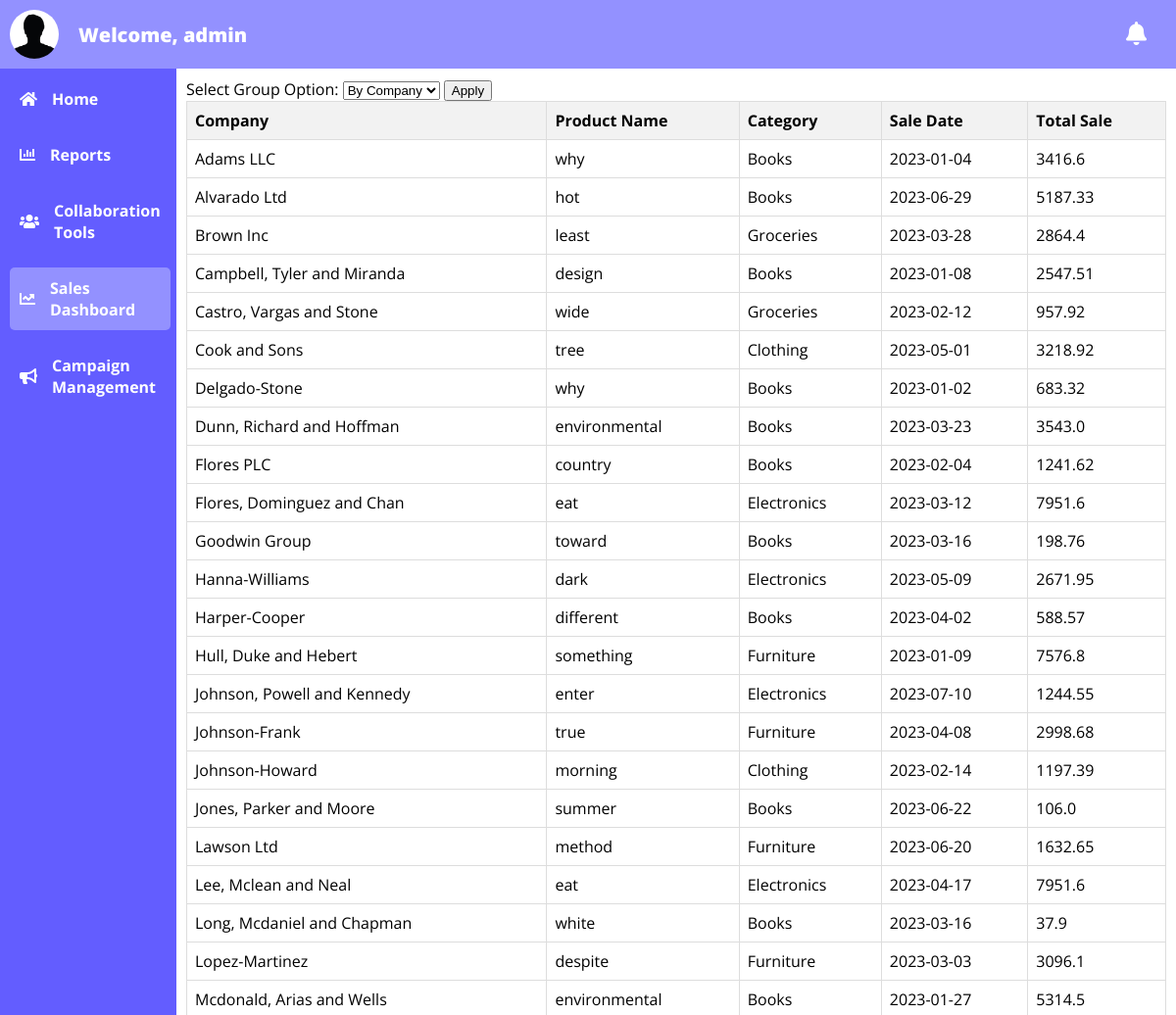
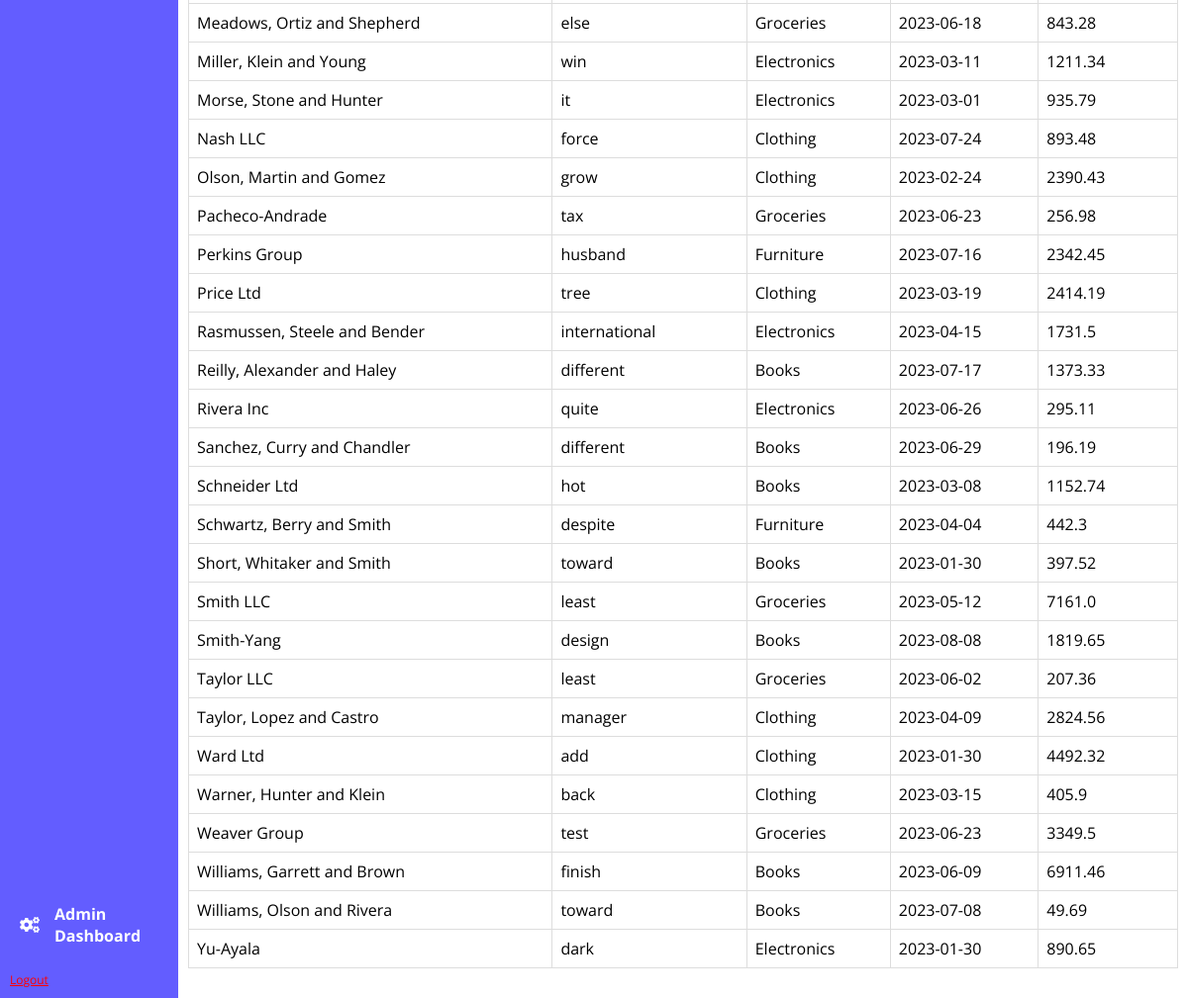
/sales-dashboard (signed in), run on the app's committed database (2 pictures, top to bottom).
### tables this page shows
CREATE TABLE "users" (
	"username"	INTEGER,
	"password"	INTEGER
, "image_url"	TEXT);

### main.py (the view)
@app.route('/sales-dashboard')
@login_required
def sales_dashboard():
    connection = sqlite3.connect('db/customers.db')
    cursor = connection.cursor()
    group_option = request.args.get('group_option', 'c.Company')
    query = f"""
    SELECT
        c.Company AS Company,
        p.Name AS ProductName,
        p.Category,
        s.Quantity,
        s."Sale Date",
        ROUND(s."Total Amount",2) AS TotalAmount
    FROM
        Sales s
    JOIN
        Customers c ON s."Customer ID" = c.ID
    JOIN
        Products p ON s."Product ID" = p.ID
    GROUP BY
        {group_option};
    """
    cursor.execute(query)
    report_data = cursor.fetchall()
    connection.close()
    return render_template('sales_dashboard.html', report_data=report_data)

### context_processors.py (called while the page is built)
def user_image_context_processor():
    user_image = None
    username = None  # Initialize username to None
    if 'username' in session:
        username = session['username']
        conn = sqlite3.connect('db/users.db')
        cursor = conn.cursor()
        cursor.execute("SELECT image_url FROM users WHERE username = ?", (username,))
        user_image_result = cursor.fetchone()
        cursor.close()
        conn.close()
        if user_image_result:
            user_image = user_image_result[0]
    return {'user_image': user_image, 'username': username}  # Include 'username' in the returned context

### main.py (called while the page is built)
def login_required(view_func):
    @wraps(view_func)
    def wrapped_view(*args, **kwargs):
        if 'username' in session:
            return view_func(*args, **kwargs)
        else:
            return redirect('/')
    return wrapped_view

### templates/sales_dashboard.html (shortened to what this page needs)
{% extends 'home.html' %}
{% block content %}
  <form action="{{ url_for('sales_dashboard') }}" method="get">
        <label for="group_option">Select Group Option:</label>
        <select name="group_option" id="group_option">
            <option value="c.Company" {% if group_option == 'c.Company' %}selected{% endif %}>By Company</option>
        </select>
        <button type="submit">Apply</button>
    </form>
    <table>
        <tr>
            <th>Company</th>
            <th>Product Name</th>
            <th>Category</th>
            <th>Sale Date</th>
            <th>Total Sale</th>
        </tr>
        {% for row in report_data %}
            <tr>
                <td>{{ row[0] }}</td>
                <td>{{ row[1] }}</td>
                <td>{{ row[2] }}</td>
                <td>{{ row[4] }}</td>
                <td>{{ row[5] }}</td>
            </tr>
        {% endfor %}
    </table>
{% endblock %}

### templates/home.html (shortened to what this page needs)
<!DOCTYPE html>
<html>
<head>
  <link rel="stylesheet" type="text/css" href="../static/styles.css">
  <link rel="stylesheet" href="https://cdnjs.cloudflare.com/ajax/libs/font-awesome/5.15.3/css/all.min.css" />
</head>
<body>
  <div class="container">
    <div class="top-bar">
        <div class="user-container">
          <div class="user-image">
            <img src="{{ user_image }}" alt="User Image">
          </div>
          <div class="welcome-text">
            Welcome, {{ username }}
          </div>
      </div>
      <div class="notifications">
        <i class="fas fa-bell"></i>
      </div>
    </div>
    <div class="content-wrapper">
      <div class="sidebar">
        <ul class="list_top">
          <li><a href="home"><i class="fas fa-home"></i>Home</a></li>
          <li><a href="reports"><i class="fas fa-chart-bar"></i>Reports</a></li>
          <li><a href="collaboration-tools"><i class="fas fa-users"></i>Collaboration Tools</a></li>
          <li><a href="sales-dashboard"><i class="fas fa-chart-line"></i>Sales Dashboard</a></li>
          <li><a href="campaign-management"><i class="fas fa-bullhorn"></i>Campaign Management</a></li>
        </ul>
        <ul class="list_bottom">
          <li><a href="admin-dashboard"><i class="fas fa-cogs"></i>Admin Dashboard</a></li>
        </ul>
          <a style="color:red; font-size:12px;" href="logout">Logout</a>
      </div>
      <div class="content">
        {% block content %}{% endblock %}
      </div>
    </div>
  </div>
</body>
</html>

### static/styles.css (style rules this page uses)
.container { display: flex; flex-direction: column; height: 100vh; }
.top-bar { background-color: #9391ff; padding: 10px; display: flex; justify-content: space-between; align-items: center; }
.user-container { display: flex; align-items: center; }
.user-image { width: 50px; height: 50px; border-radius: 50%; overflow: hidden; margin-right: 20px; }
.user-image img { width: 100%; height: 100%; object-fit: cover; }
.welcome-text { font-size: 20px; font-family: 'Open Sans', sans-serif; font-weight: 900; color: white; }
.notifications { position: relative; display: inline-block; margin-right: 20px; }
.fas.fa-bell { font-size: 24px; color: #fff; cursor: pointer; }
.content-wrapper { display: flex; flex: 1; }
.sidebar { display: flex; flex-direction: column; justify-content: space-between; align-items: flex-start; background-color: #635dff; width: 20vh; padding: 10px; }
.sidebar ul { list-style-type: none; padding: 0; }
.list_top, .list_bottom { list-style-type: none; padding: 0; margin: 0; }
.list_bottom { margin-top: auto; }
.sidebar li { margin-bottom: 15px; }
.sidebar li a { display: flex; align-items: center; font-family: 'Open Sans', sans-serif; font-weight: 700; padding: 10px; color: white; text-decoration: none; cursor: pointer; width: auto; transition: background-color 0.3s; border: none; border-radius: 5px; }
.sidebar li a i { margin-right: 15px; }
.content { flex: 1; padding: 10px; }
body { font-family: 'Open Sans', sans-serif; background-color:#fff; margin: 0; padding: 0; }
table { width: 100%; border-collapse: collapse; margin-bottom: 20px; }
th, td { border: 1px solid #ddd; padding: 8px; text-align: left; }
th { background-color: #f2f2f2; }

### data on the page
users: image_url (picture), username "admin"

### other printed values
{{ row[0] }} "Adams LLC" "Alvarado Ltd" "Brown Inc" "Campbell, Tyler and Miranda" "Castro, Vargas and Stone" "Cook and Sons" "Delgado-Stone" "Dunn, Richard and Hoffman" "Flores PLC" "Flores, Dominguez and Chan" "Goodwin Group" "Hanna-Williams" "Harper-Cooper" "Hull, Duke and Hebert" "Johnson, Powell and Kennedy" "Johnson-Frank" "Johnson-Howard" "Jones, Parker and Moore" "Lawson Ltd" "Lee, Mclean and Neal" "Long, Mcdaniel and Chapman" "Lopez-Martinez" "Mcdonald, Arias and Wells" "Meadows, Ortiz and Shepherd" "Miller, Klein and Young" "Morse, Stone and Hunter" "Nash LLC" "Olson, Martin and Gomez" "Pacheco-Andrade" "Perkins Group" "Price Ltd" "Rasmussen, Steele and Bender" "Reilly, Alexander and Haley" "Rivera Inc" "Sanchez, Curry and Chandler" "Schneider Ltd" "Schwartz, Berry and Smith" "Short, Whitaker and Smith" "Smith LLC" "Smith-Yang" "Taylor LLC" "Taylor, Lopez and Castro" "Ward Ltd" "Warner, Hunter and Klein" "Weaver Group" "Williams, Garrett and Brown" "Williams, Olson and Rivera" "Yu-Ayala"
{{ row[1] }} "why" "hot" "least" "design" "wide" "tree" "why" "environmental" "country" "eat" "toward" "dark" "different" "something" "enter" "true" "morning" "summer" "method" "eat" "white" "despite" "environmental" "else" "win" "it" "force" "grow" "tax" "husband" "tree" "international" "different" "quite" "different" "hot" "despite" "toward" "least" "design" "least" "manager" "add" "back" "test" "finish" "toward" "dark"
{{ row[2] }} "Books" "Books" "Groceries" "Books" "Groceries" "Clothing" "Books" "Books" "Books" "Electronics" "Books" "Electronics" "Books" "Furniture" "Electronics" "Furniture" "Clothing" "Books" "Furniture" "Electronics" "Books" "Furniture" "Books" "Groceries" "Electronics" "Electronics" "Clothing" "Clothing" "Groceries" "Furniture" "Clothing" "Electronics" "Books" "Electronics" "Books" "Books" "Furniture" "Books" "Groceries" "Books" "Groceries" "Clothing" "Clothing" "Clothing" "Groceries" "Books" "Books" "Electronics"
{{ row[4] }} "2023-01-04" "2023-06-29" "2023-03-28" "2023-01-08" "2023-02-12" "2023-05-01" "2023-01-02" "2023-03-23" "2023-02-04" "2023-03-12" "2023-03-16" "2023-05-09" "2023-04-02" "2023-01-09" "2023-07-10" "2023-04-08" "2023-02-14" "2023-06-22" "2023-06-20" "2023-04-17" "2023-03-16" "2023-03-03" "2023-01-27" "2023-06-18" "2023-03-11" "2023-03-01" "2023-07-24" "2023-02-24" "2023-06-23" "2023-07-16" "2023-03-19" "2023-04-15" "2023-07-17" "2023-06-26" "2023-06-29" "2023-03-08" "2023-04-04" "2023-01-30" "2023-05-12" "2023-08-08" "2023-06-02" "2023-04-09" "2023-01-30" "2023-03-15" "2023-06-23" "2023-06-09" "2023-07-08" "2023-01-30"
{{ row[5] }} "3416.6" "5187.33" "2864.4" "2547.51" "957.92" "3218.92" "683.32" "3543.0" "1241.62" "7951.6" "198.76" "2671.95" "588.57" "7576.8" "1244.55" "2998.68" "1197.39" "106.0" "1632.65" "7951.6" "37.9" "3096.1" "5314.5" "843.28" "1211.34" "935.79" "893.48" "2390.43" "256.98" "2342.45" "2414.19" "1731.5" "1373.33" "295.11" "196.19" "1152.74" "442.3" "397.52" "7161.0" "1819.65" "207.36" "2824.56" "4492.32" "405.9" "3349.5" "6911.46" "49.69" "890.65"
